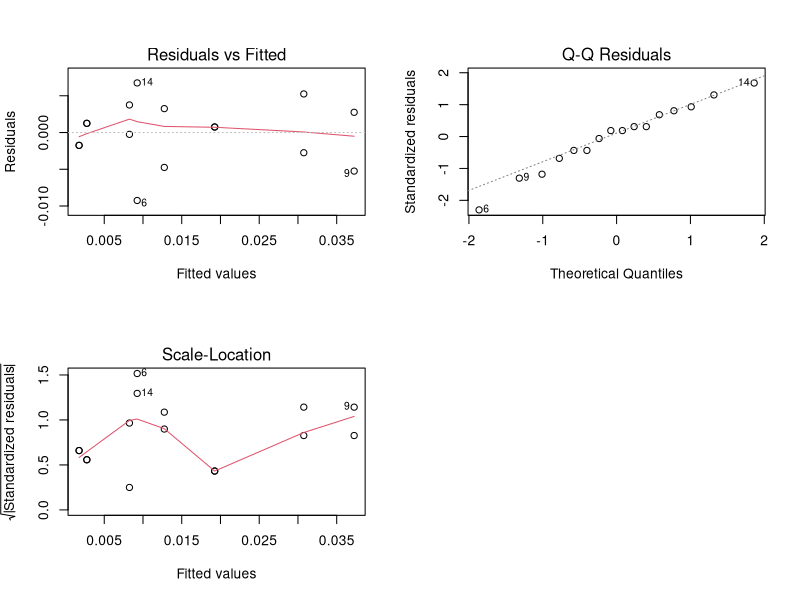
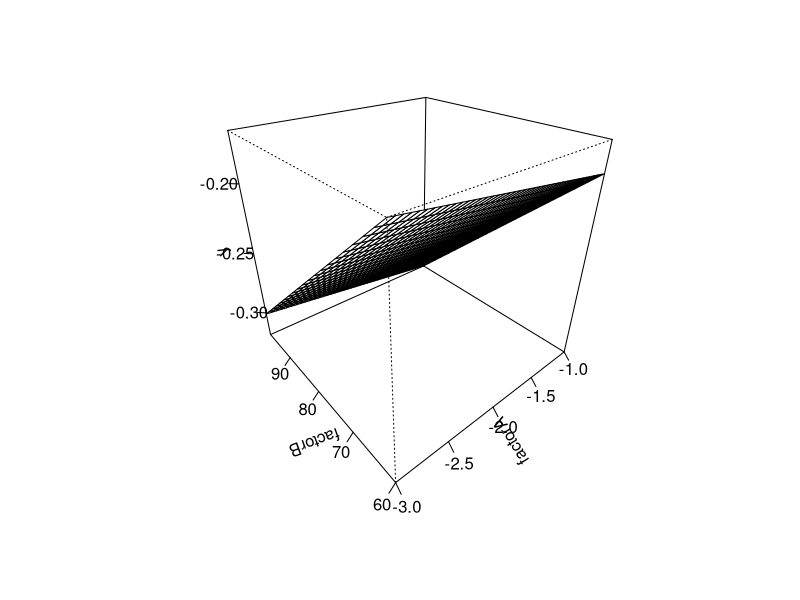

These charts were generated, in order, by the following R code:
# EJEMPLO DE GUTIERREZ 2^K=3

datos = read.table("DATA2K3.txt", T)

datos$AB = datos$A*datos$B
datos$AC = datos$A*datos$C
datos$BC = datos$B*datos$C
datos$ABC = datos$A*datos$B*datos$C
attach(datos)

ypA<-tapply(Y,A,mean)
ypA
Aefe<-ypA[2]-ypA[1]
Aefe

ypB<-tapply(Y,B,mean)
ypB
Befe<-ypB[2]-ypB[1]
Befe
# 
# ypAB<-tapply(y,AB,mean)
# 
# AB<-ypAB[2]-ypAB[1]
# AB

# ANOVA EN EL DISEÑO 2K=3

mod<-lm(Y~A+B+C+A*B +A*C+B*C + A*B*C, data = datos)
summary(mod)
# Otra forma de encontrar los efectos estimados

betaest<-coefficients(mod)
efectosest<-2*betaest[2:8]
data.frame(efectosest)

# sumas de cuadrados y ANVA
anva<-aov(mod)
summary(anva)

# PARA VERIFICAR SUPUESTOS 
mod1<-lm(Y~A+B+C+A*C)
summary(mod1)
CME<-deviance(mod1)/df.residual(mod1)
beta1<-coefficients(mod1)
I<-rep(1,length(Y))
X<-cbind(I,A,B,C,AC)
yest<-X%*%beta1
e<- Y-yest
e

H<-X%*%solve(t(X)%*%X)%*%t(X)
ri<-e/sqrt(CME*(1-diag(H)))
ri

par(mfrow=c(2,2))
plot(mod1)

ri<-rstandard(mod1)
shapiro.test(ri)

library(nortest)
ad.test(ri)

# VARIANZA CONSTANTE-- BREUSCH PAGAN
library(car)
ncvTest(mod1)

# GRAFICO DE LA SUPERFICIE DE RESPUESTA
mod<-function(x1,x2){0.0152-0.00975*x1-0.003525*x2}
x1<-seq(-3,-1,0.05)
x2<-seq(60,98,2)
z<-outer(x1,x2,mod)
par(mfrow=c(1,1))
persp(x1,x2,z,theta=-40,phi=30,ticktype="detailed",
      xlab="factorA",
      ylab="factorB", 
      zlab="y")
